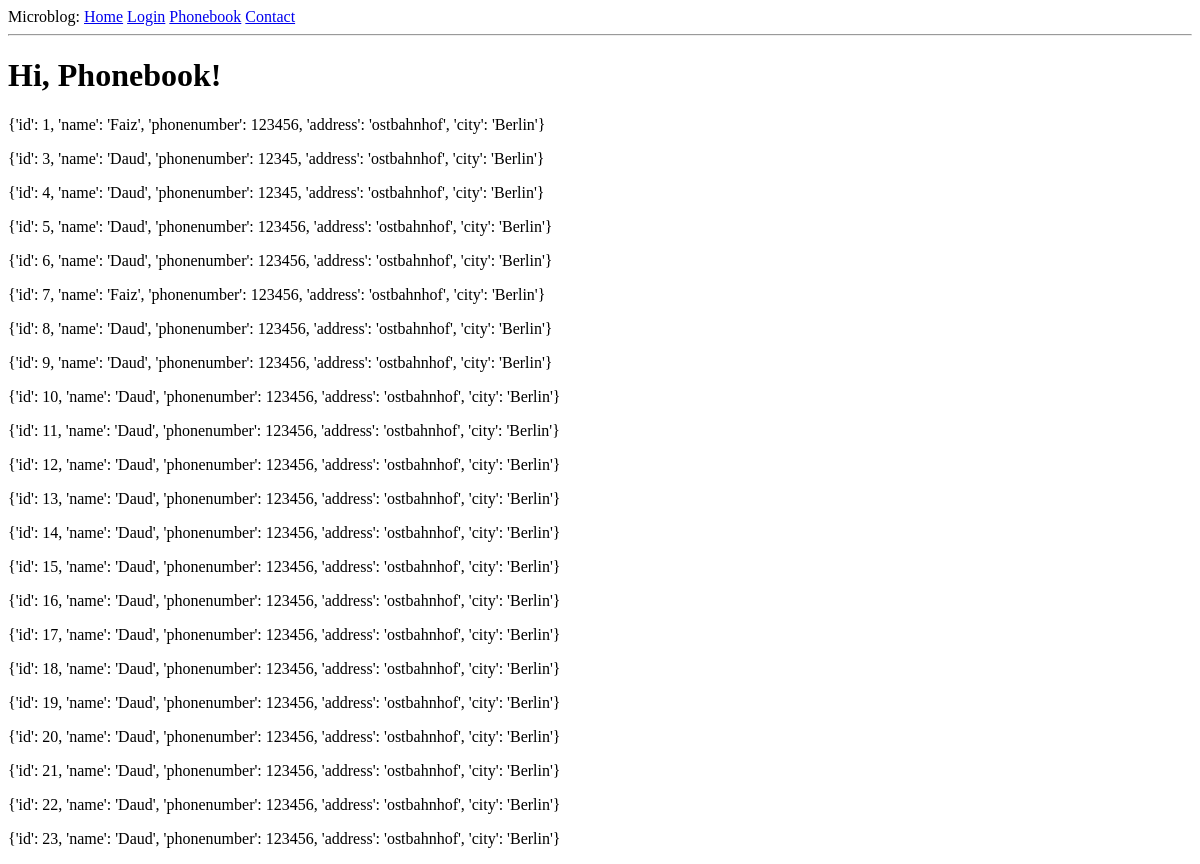
The app's page /phonebook, older data.
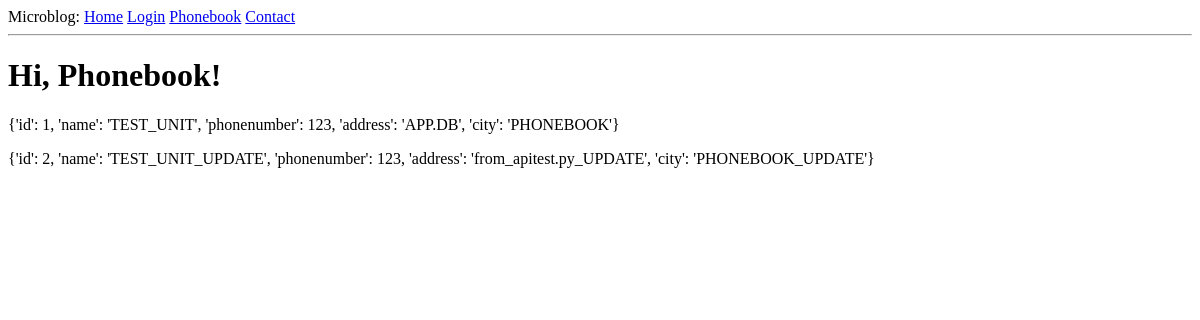
The same page, newer data.
### app/models.py (models this page shows, shortened)
class Phonebook(db.Model):
    id = db.Column(db.Integer, primary_key=True)
    name = db.Column(db.String(120))
    address =db.Column(db.String(140))
    city = db.Column(db.String(20))
    phonenumber =db.Column(db.Integer)

### app/routes.py (the view)
@app.route('/phonebook')
def phonebook():
    all_contacts =Phonebook.query.all()
    result = phonebooks_schema.dump(all_contacts)
    return render_template('phonebook.html', title='Phone', contacts=result)

### app/routes.py (called while the page is built)
@app.before_request
def before_request():
    if current_user.is_authenticated:
        current_user.last_seen = datetime.utcnow()
        db.session.commit()

### app/templates/phonebook.html (shortened to what this page needs)
{% extends 'base.html' %}
{% block content %}
    <h1>Hi, {{ current_user.username }} Phonebook!</h1>
    {% for contact in contacts %}
    <div><p>{{ contact }} </b></p></div>
     {% endfor %}
{% endblock %}

### app/templates/base.html (shortened to what this page needs)
<html>
    <head>
    </head>
    <body>
        <div>
            Microblog:
            <a href="{{ url_for('index') }}">Home</a>
            {% if current_user.is_anonymous %}
            <a href="{{ url_for('login') }}">Login</a>
            {% else %}
            <a href="{{ url_for('user', username=current_user.username) }}">Profile</a>
            <a href="{{ url_for('logout') }}">Logout</a>
            {% endif %}
            <a href="{{ url_for('phonebook') }}">Phonebook</a>
            <a href="{{ url_for('get_contacts') }}">Contact</a>
        </div>
        <hr>
        {% block content %}{% endblock %}
    </body>
</html>

Row changes from the older to the newer data that the page shows:
removed Phonebook: contact "{'id': 1, 'name': 'Faiz', 'phonenumber': 123456, 'address': 'ostbahnhof', 'city': 'Berlin'}"
removed Phonebook: contact "{'id': 3, 'name': 'Daud', 'phonenumber': 12345, 'address': 'ostbahnhof', 'city': 'Berlin'}"
removed Phonebook: contact "{'id': 4, 'name': 'Daud', 'phonenumber': 12345, 'address': 'ostbahnhof', 'city': 'Berlin'}"
removed Phonebook: contact "{'id': 5, 'name': 'Daud', 'phonenumber': 123456, 'address': 'ostbahnhof', 'city': 'Berlin'}"
removed Phonebook: contact "{'id': 6, 'name': 'Daud', 'phonenumber': 123456, 'address': 'ostbahnhof', 'city': 'Berlin'}"
removed Phonebook: contact "{'id': 7, 'name': 'Faiz', 'phonenumber': 123456, 'address': 'ostbahnhof', 'city': 'Berlin'}"
removed Phonebook: contact "{'id': 8, 'name': 'Daud', 'phonenumber': 123456, 'address': 'ostbahnhof', 'city': 'Berlin'}"
removed Phonebook: contact "{'id': 9, 'name': 'Daud', 'phonenumber': 123456, 'address': 'ostbahnhof', 'city': 'Berlin'}"
removed Phonebook: contact "{'id': 10, 'name': 'Daud', 'phonenumber': 123456, 'address': 'ostbahnhof', 'city': 'Berlin'}"
removed Phonebook: contact "{'id': 11, 'name': 'Daud', 'phonenumber': 123456, 'address': 'ostbahnhof', 'city': 'Berlin'}"
removed Phonebook: contact "{'id': 12, 'name': 'Daud', 'phonenumber': 123456, 'address': 'ostbahnhof', 'city': 'Berlin'}"
removed Phonebook: contact "{'id': 13, 'name': 'Daud', 'phonenumber': 123456, 'address': 'ostbahnhof', 'city': 'Berlin'}"
removed Phonebook: contact "{'id': 14, 'name': 'Daud', 'phonenumber': 123456, 'address': 'ostbahnhof', 'city': 'Berlin'}"
removed Phonebook: contact "{'id': 15, 'name': 'Daud', 'phonenumber': 123456, 'address': 'ostbahnhof', 'city': 'Berlin'}"
removed Phonebook: contact "{'id': 16, 'name': 'Daud', 'phonenumber': 123456, 'address': 'ostbahnhof', 'city': 'Berlin'}"
removed Phonebook: contact "{'id': 17, 'name': 'Daud', 'phonenumber': 123456, 'address': 'ostbahnhof', 'city': 'Berlin'}"
removed Phonebook: contact "{'id': 18, 'name': 'Daud', 'phonenumber': 123456, 'address': 'ostbahnhof', 'city': 'Berlin'}"
removed Phonebook: contact "{'id': 19, 'name': 'Daud', 'phonenumber': 123456, 'address': 'ostbahnhof', 'city': 'Berlin'}"
removed Phonebook: contact "{'id': 20, 'name': 'Daud', 'phonenumber': 123456, 'address': 'ostbahnhof', 'city': 'Berlin'}"
removed Phonebook: contact "{'id': 21, 'name': 'Daud', 'phonenumber': 123456, 'address': 'ostbahnhof', 'city': 'Berlin'}"
removed Phonebook: contact "{'id': 22, 'name': 'Daud', 'phonenumber': 123456, 'address': 'ostbahnhof', 'city': 'Berlin'}"
removed Phonebook: contact "{'id': 23, 'name': 'Daud', 'phonenumber': 123456, 'address': 'ostbahnhof', 'city': 'Berlin'}"
added Phonebook: contact "{'id': 1, 'name': 'TEST_UNIT', 'phonenumber': 123, 'address': 'APP.DB', 'city': 'PHONEBOOK'}"
added Phonebook: contact "{'id': 2, 'name': 'TEST_UNIT_UPDATE', 'phonenumber': 123, 'address': 'from_apitest.py_UPDATE', 'city': 'PHONEBOOK_UPDATE'}"
